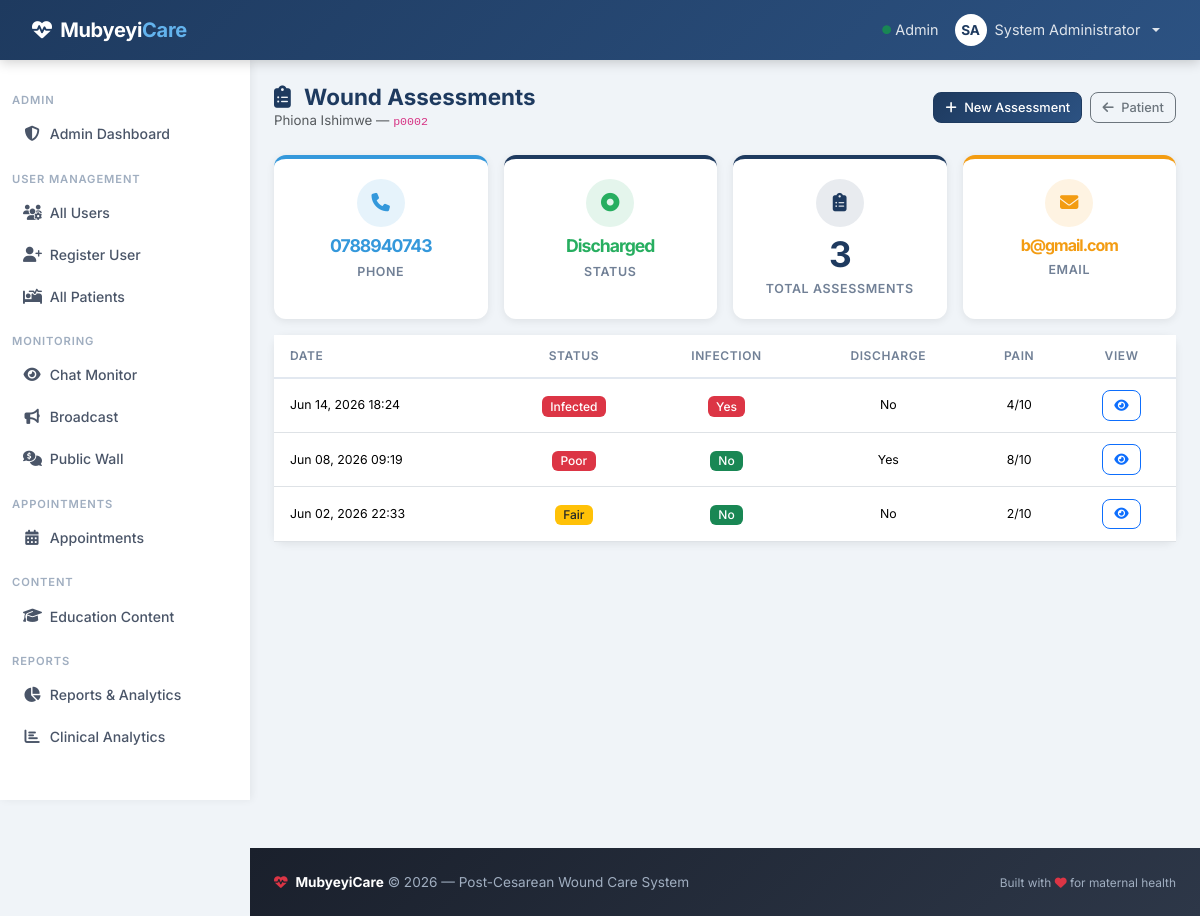
The app's page /assessments/patient/4 (signed in) with its own data.
### models.py (models this page shows, shortened)
class User(UserMixin, db.Model):
    id = db.Column(db.Integer, primary_key=True)
    username = db.Column(db.String(80), unique=True, nullable=False)
    email = db.Column(db.String(120), unique=True, nullable=False)
    password_hash = db.Column(db.String(255), nullable=False)
    first_name = db.Column(db.String(100), nullable=False)
    last_name = db.Column(db.String(100), nullable=False)
    role = db.Column(db.Enum(UserRole), default=UserRole.PATIENT, nullable=False)
    phone = db.Column(db.String(20))
    location = db.Column(db.String(200))   # CHW service area (e.g. "Gasabo/Kinyinya")
    is_active = db.Column(db.Boolean, default=True)
    created_at = db.Column(db.DateTime, default=datetime.utcnow)
    patients = db.relationship('Patient', backref='primary_doctor', lazy='dynamic', foreign_keys='Patient.primary_doctor_id')
    follow_ups = db.relationship('FollowUp', backref='created_by', lazy='dynamic')
    sent_messages = db.relationship('Message', backref='sender', lazy='dynamic', foreign_keys='Message.sender_id')
    def get_full_name(self):
        return f"{self.first_name} {self.last_name}"

class Patient(db.Model):
    id = db.Column(db.Integer, primary_key=True)
    mrn = db.Column(db.String(50), unique=True, nullable=False)  # Medical Record Number
    first_name = db.Column(db.String(100), nullable=False)
    last_name = db.Column(db.String(100), nullable=False)
    date_of_birth = db.Column(db.Date, nullable=False)
    gender = db.Column(db.String(10), nullable=False)
    phone = db.Column(db.String(20), nullable=False)
    email = db.Column(db.String(120))
    surgery_date = db.Column(db.Date, nullable=False)
    surgery_type = db.Column(db.String(100))  # e.g., "Primary Cesarean", "VBAC attempt"
    surgeon_name = db.Column(db.String(100))
    incision_type = db.Column(db.String(50))  # e.g., "Pfannenstiel", "Classical"
    location = db.Column(db.String(200))   # e.g. "Gasabo/Kinyinya"
    primary_doctor_id = db.Column(db.Integer, db.ForeignKey('user.id'), nullable=False)
    user_id = db.Column(db.Integer, db.ForeignKey('user.id'))
    admission_date = db.Column(db.DateTime, default=datetime.utcnow)
    discharge_date = db.Column(db.DateTime)
    expected_follow_up_end_date = db.Column(db.Date)
    is_active = db.Column(db.Boolean, default=True)
    created_at = db.Column(db.DateTime, default=datetime.utcnow)
    updated_at = db.Column(db.DateTime, default=datetime.utcnow, onupdate=datetime.utcnow)
    follow_ups = db.relationship('FollowUp', backref='patient', lazy='dynamic', cascade='all, delete-orphan')
    wound_assessments = db.relationship('WoundAssessment', backref='patient', lazy='dynamic', cascade='all, delete-orphan')
    medications = db.relationship('MedicationLog', backref='patient', lazy='dynamic', cascade='all, delete-orphan')
    messages = db.relationship('Message', backref='patient', lazy='dynamic', cascade='all, delete-orphan')
    user = db.relationship('User', backref='patient_profile', foreign_keys=[user_id], uselist=False)
    def get_full_name(self):
        return f"{self.first_name} {self.last_name}"

class WoundAssessment(db.Model):
    id = db.Column(db.Integer, primary_key=True)
    patient_id = db.Column(db.Integer, db.ForeignKey('patient.id'), nullable=False)
    follow_up_id = db.Column(db.Integer, db.ForeignKey('follow_up.id'))
    assessment_date = db.Column(db.DateTime, default=datetime.utcnow)
    status = db.Column(db.Enum(WoundStatus), default=WoundStatus.GOOD)
    redness_present = db.Column(db.Boolean, default=False)
    swelling_present = db.Column(db.Boolean, default=False)
    discharge_present = db.Column(db.Boolean, default=False)
    discharge_type = db.Column(db.String(100))  # e.g., "Serosanguinous", "Purulent"
    dehiscence_present = db.Column(db.Boolean, default=False)
    infection_signs = db.Column(db.Boolean, default=False)
    incision_length = db.Column(db.Float)  # in cm
    wound_depth = db.Column(db.Float)  # in mm
    pain_level = db.Column(db.Integer)  # 0-10 scale
    healing_progress = db.Column(db.String(50))  # e.g., "On track", "Delayed"
    observations = db.Column(db.Text)
    dressing_change_needed = db.Column(db.Boolean, default=False)
    dressing_type = db.Column(db.String(100))
    antibiotic_prescribed = db.Column(db.Boolean, default=False)
    created_at = db.Column(db.DateTime, default=datetime.utcnow)
    updated_at = db.Column(db.DateTime, default=datetime.utcnow, onupdate=datetime.utcnow)

### routes/assessments.py (the view)
@assessments_bp.route('/patient/<int:patient_id>')
@login_required
@doctor_nurse_required
def patient_assessments(patient_id):
    patient = Patient.query.get_or_404(patient_id)
    if current_user.role not in [UserRole.ADMIN] and patient.primary_doctor_id != current_user.id:
        flash('You do not have permission to view this patient.', 'error')
        return redirect(url_for('dashboard.index'))
    assessments = patient.wound_assessments.order_by(db.desc(WoundAssessment.assessment_date)).all()
    return render_template('assessments/patient_assessments.html',
                         patient=patient,
                         assessments=assessments)

### templates/assessments/patient_assessments.html (shortened to what this page needs)
{% extends "base.html" %}
{% block content %}
<div class="page-header" data-aos="fade-down">
    <div>
        <h2><i class="fas fa-clipboard-list"></i> Wound Assessments</h2>
        <p class="text-muted small mb-0">{{ patient.get_full_name() }} &mdash; <code>{{ patient.mrn }}</code></p>
    </div>
    <div class="d-flex gap-2">
        <a href="{{ url_for('assessments.create_assessment', patient_id=patient.id) }}" class="btn btn-primary btn-sm">
            <i class="fas fa-plus me-1"></i> New Assessment
        </a>
        <a href="{{ url_for('patients.view_patient', patient_id=patient.id) }}" class="btn btn-outline-secondary btn-sm">
            <i class="fas fa-arrow-left me-1"></i> Patient
        </a>
    </div>
</div>
<div class="row g-3 mb-3">
    <div class="col-6 col-md-3" data-aos="fade-up" data-aos-delay="0">
        <div class="stat-card stat-info">
            <div class="stat-icon" style="background:rgba(52,152,219,.12);color:#3498db;">
                <i class="fas fa-phone"></i>
            </div>
            <div class="stat-number" style="font-size:1.1rem;color:#3498db;">{{ patient.phone }}</div>
            <div class="stat-label">Phone</div>
        </div>
    </div>
    <div class="col-6 col-md-3" data-aos="fade-up" data-aos-delay="60">
        <div class="stat-card {{ 'stat-success' if patient.is_active else '' }}">
            <div class="stat-icon" style="background:rgba(39,174,96,.12);color:#27ae60;">
                <i class="fas fa-circle-dot"></i>
            </div>
            <div class="stat-number" style="font-size:1.1rem;color:#27ae60;">{{ 'Active' if patient.is_active else 'Discharged' }}</div>
            <div class="stat-label">Status</div>
        </div>
    </div>
    <div class="col-6 col-md-3" data-aos="fade-up" data-aos-delay="120">
        <div class="stat-card">
            <div class="stat-icon"><i class="fas fa-clipboard-list"></i></div>
            <div class="stat-number">{{ assessments | length }}</div>
            <div class="stat-label">Total Assessments</div>
        </div>
    </div>
    <div class="col-6 col-md-3" data-aos="fade-up" data-aos-delay="180">
        <div class="stat-card stat-warning">
            <div class="stat-icon" style="background:rgba(243,156,18,.12);color:#f39c12;">
                <i class="fas fa-envelope"></i>
            </div>
            <div class="stat-number" style="font-size:1rem;color:#f39c12;">{{ patient.email or '—' }}</div>
            <div class="stat-label">Email</div>
        </div>
    </div>
</div>
<div class="card" data-aos="fade-up">
    <div class="card-body p-0">
        {% if assessments %}
        <div class="table-responsive">
            <table class="table table-hover mb-0">
                <thead>
                    <tr>
                        <th>Date</th>
                        <th class="text-center">Status</th>
                        <th class="text-center">Infection</th>
                        <th class="text-center">Discharge</th>
                        <th class="text-center">Pain</th>
                        <th class="text-center">View</th>
                    </tr>
                </thead>
                <tbody>
                    {% for a in assessments %}
                    <tr>
                        <td class="small">{{ a.assessment_date.strftime('%b %d, %Y %H:%M') }}</td>
                        <td class="text-center">
                            <span class="badge bg-{{ 'success' if a.status.value == 'excellent' else 'info' if a.status.value == 'good' else 'warning text-dark' if a.status.value == 'fair' else 'danger' }}">
                                {{ a.status.value.capitalize() }}
                            </span>
                        </td>
                        <td class="text-center">
                            {% if a.infection_signs %}
                            <span class="badge bg-danger">Yes</span>
                            {% else %}
                            <span class="badge bg-success">No</span>
                            {% endif %}
                        </td>
                        <td class="text-center small">
                            {{ a.discharge_type or ('Yes' if a.discharge_present else 'No') }}
                        </td>
                        <td class="text-center small">{{ a.pain_level or '—' }}/10</td>
                        <td class="text-center">
                            <a href="{{ url_for('assessments.view_assessment', assessment_id=a.id) }}"
                               class="btn btn-sm btn-outline-primary">
                                <i class="fas fa-eye"></i>
                            </a>
                        </td>
                    </tr>
                    {% endfor %}
                </tbody>
            </table>
        </div>
        {% endif %}
    </div>
</div>
{% endblock %}

### templates/base.html (shortened to what this page needs)
<!DOCTYPE html>
<html lang="en">
<head>
    <link href="https://cdn.jsdelivr.net/npm/bootstrap@5.3.3/dist/css/bootstrap.min.css" rel="stylesheet">
    <link rel="stylesheet" href="https://cdnjs.cloudflare.com/ajax/libs/font-awesome/6.5.0/css/all.min.css">
    <link href="https://unpkg.com/aos@2.3.4/dist/aos.css" rel="stylesheet">
</head>
<body>
<nav class="navbar navbar-dark navbar-expand-lg fixed-top">
    <div class="container-fluid">
        <a class="navbar-brand" href="/">
            <i class="fas fa-heart-pulse me-1"></i> Mubyeyi<span>Care</span>
        </a>
        <div class="collapse navbar-collapse" id="navbarNav">
            <ul class="navbar-nav ms-auto align-items-center">
                {% if current_user.is_authenticated %}
                <li class="nav-item">
                    <span class="nav-link text-white-50 small d-none d-lg-inline">
                        <i class="fas fa-circle text-success" style="font-size:.55rem;vertical-align:middle;"></i>
                        {{ current_user.role.value.capitalize() }}
                    </span>
                </li>
                <li class="nav-item dropdown">
                    <a class="nav-link dropdown-toggle d-flex align-items-center gap-2" href="#"
                       id="userDropdown" role="button" data-bs-toggle="dropdown" aria-expanded="false">
                        <span class="rounded-circle bg-white d-inline-flex align-items-center justify-content-center"
                              style="width:32px;height:32px;color:var(--primary);font-size:.85rem;font-weight:700;">
                            {{ current_user.first_name[0] | upper }}{{ current_user.last_name[0] | upper }}
                        </span>
                        <span class="d-none d-sm-inline">{{ current_user.get_full_name() }}</span>
                    </a>
                </li>
                {% endif %}
            </ul>
        </div>
    </div>
</nav>
{% if current_user.is_authenticated %}
<aside class="sidebar d-none d-lg-flex flex-column">
    <nav class="nav flex-column">
        {% if current_user.role.value in ['patient', 'mother'] %}
        <span class="sidebar-section">My Care</span>
        <a class="nav-link" href="{{ url_for('dashboard.index') }}"><i class="fas fa-house-medical"></i> My Dashboard</a>
        <span class="sidebar-section">Alerts &amp; Appointments</span>
        <a class="nav-link" href="{{ url_for('appointments.my_appointments') }}"><i class="fas fa-calendar-check"></i> My Appointments</a>
        <a class="nav-link" href="{{ url_for('appointments.request_appointment') }}"><i class="fas fa-calendar-plus"></i> Request Appointment</a>
        <span class="sidebar-section">Communication</span>
        <a class="nav-link" href="{{ url_for('chat.patient_self_chat') }}"><i class="fas fa-comments"></i> Chat with Provider</a>
        <a class="nav-link" href="{{ url_for('wall.index') }}"><i class="fas fa-comments-dollar"></i> Public Wall</a>
        <span class="sidebar-section">Wound Care</span>
        <a class="nav-link" href="{{ url_for('dashboard.health_education') }}"><i class="fas fa-book-medical"></i> Wound Care Guide</a>
        {% elif current_user.role.value == 'admin' %}
        <span class="sidebar-section">Admin</span>
        <a class="nav-link" href="{{ url_for('admin.dashboard') }}"><i class="fas fa-shield-halved"></i> Admin Dashboard</a>
        <span class="sidebar-section">User Management</span>
        <a class="nav-link" href="{{ url_for('admin.users') }}"><i class="fas fa-users-gear"></i> All Users</a>
        <a class="nav-link" href="{{ url_for('auth.register') }}"><i class="fas fa-user-plus"></i> Register User</a>
        <a class="nav-link" href="{{ url_for('admin.patients') }}"><i class="fas fa-bed-pulse"></i> All Patients</a>
        <span class="sidebar-section">Monitoring</span>
        <a class="nav-link" href="{{ url_for('admin.chat_monitor') }}"><i class="fas fa-eye"></i> Chat Monitor</a>
        <a class="nav-link" href="{{ url_for('admin.broadcast') }}"><i class="fas fa-bullhorn"></i> Broadcast</a>
        <a class="nav-link" href="{{ url_for('wall.index') }}"><i class="fas fa-comments-dollar"></i> Public Wall</a>
        <span class="sidebar-section">Appointments</span>
        <a class="nav-link" href="{{ url_for('admin.appointments') }}"><i class="fas fa-calendar-days"></i> Appointments</a>
        <span class="sidebar-section">Content</span>
        <a class="nav-link" href="{{ url_for('admin.education') }}"><i class="fas fa-graduation-cap"></i> Education Content</a>
        <span class="sidebar-section">Reports</span>
        <a class="nav-link" href="{{ url_for('admin.reports') }}"><i class="fas fa-chart-pie"></i> Reports &amp; Analytics</a>
        <a class="nav-link" href="{{ url_for('dashboard.analytics') }}"><i class="fas fa-chart-bar"></i> Clinical Analytics</a>
        {% endif %}
    </nav>
</aside>
{% endif %}
<main class="main-content">
    <div class="container-fluid px-4">
        {% block content %}{% endblock %}
    </div>
</main>
<footer class="py-4 mt-5" style="margin-left: var(--sidebar-w);">
    <div class="container-fluid px-4">
        <div class="row align-items-center">
            <div class="col-md-6">
                <p class="mb-0">
                    <i class="fas fa-heart-pulse text-danger me-1"></i>
                    <strong class="text-white">MubyeyiCare</strong> &copy; 2026 &mdash; Post-Cesarean Wound Care System
                </p>
            </div>
            <div class="col-md-6 text-md-end mt-2 mt-md-0">
                <small>Built with <i class="fas fa-heart text-danger"></i> for maternal health</small>
            </div>
        </div>
    </div>
</footer>
</body>
</html>

### records on screen
User: role.value "Admin", first_name "S", last_name "A", get_full_name "System Administrator"
Patient: get_full_name "Phiona Ishimwe", mrn "p0002", phone "0788940743", is_active "Discharged", email "b@gmail.com"
WoundAssessment: assessment_date "Jun 14, 2026 18:24", status.value "Infected", infection_signs "Yes", discharge_type+discharge_present "No", pain_level "4"
WoundAssessment: assessment_date "Jun 08, 2026 09:19", status.value "Poor", infection_signs "No", discharge_type+discharge_present "Yes", pain_level "8"
WoundAssessment: assessment_date "Jun 02, 2026 22:33", status.value "Fair", infection_signs "No", discharge_type+discharge_present "No", pain_level "2"

### other values on screen
{{ assessments | length }} "3"
